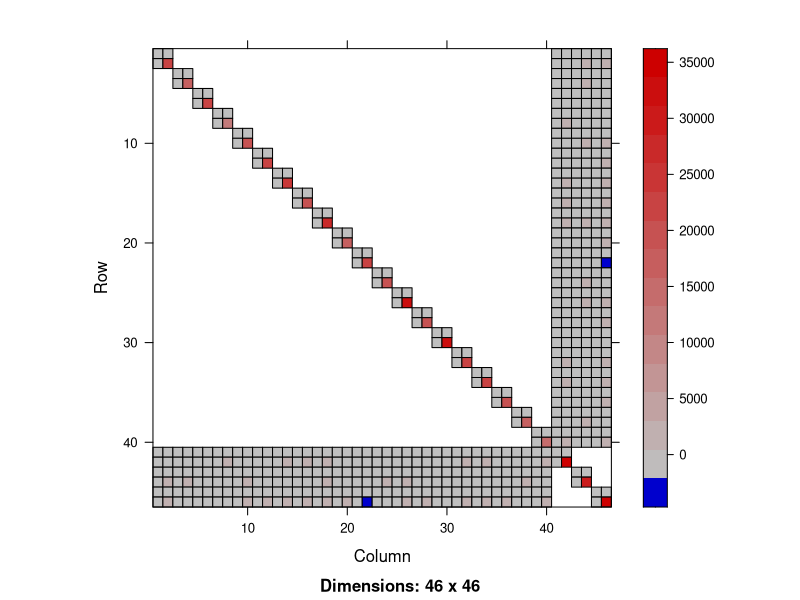

R code for this plot:
library(MASS)
library(Matrix)
library(lme4)

# Say 20 subs, 5 readings each
fS <- gl(20, 50)
JS <- t(as(fS, Class = "sparseMatrix"))
num_s <- 5

# Random intercept and random readings as RFX
XS <- cbind(1,20*rnorm(1000))

# Generate random effects matrix for subject factor
ZS <- t(KhatriRao(t(JS), t(XS)))

# Say 3 sites/groups, subjects randomly scanned at
fG <- as.factor(sample(c(1:3),1000,replace=TRUE))
JG <- t(as(fG, Class = "sparseMatrix"))

# Random intercept and random readings as RFX
XG <- cbind(1,10*rnorm(1000))
num_g <- 2

# Generate random effects matrix for group factor
ZG <- t(KhatriRao(t(JG), t(XG)))

# Construct RFX matrix
Z <- cbind(ZS, ZG)

# Image of Z'Z
image(t(Z)%*%Z)

# Image of Zi'Zi where Z1 is the first 10 rows of Z, 
# z2 is second and so on
#image(t(Z[1:10,])%*%Z[1:10,])
#image(t(Z[11:20,])%*%Z[11:20,])

# Fixed effects matrix
X <- cbind(1, rnorm(1000), rnorm(1000))

# Make RFX variance matrix

# function for positive definite matrix
# For subject rfx
p <- qr.Q(qr(matrix(rnorm(2^2), 2)))
cov_s <- crossprod(p, p*(2:1))

# For group rfx
p <- qr.Q(qr(matrix(rnorm(2^2), 2)))
cov_g <- crossprod(p, p*(2:1))

# Combine to get sparse block diag
sigma <- cov_s
for (i in c(2:20)){
  sigma <- bdiag(sigma, cov_s)
}
for (i in c(1:3)){
  sigma <- bdiag(sigma, cov_g)
}

# Generate b
b <- mvrnorm(n = 1, matrix(0L, nrow = dim(Z)[2], ncol = 1), sigma, tol = 1e-6, empirical = FALSE, EISPACK = FALSE)

# Generate beta
beta <- c(1:3)

# Generate response 
y <- X%*%beta + Z%*%b + rnorm(1000)

#------------------------------------------------------------------------------------------------
# Now to see if lmer can decipher this model
y <- as.matrix(y)

x1 <- as.matrix(X[,1])
x2 <- as.matrix(X[,2])
x3 <- as.matrix(X[,3])

z1 <- as.matrix(XS[,1])
z2 <- as.matrix(XS[,2])
z3 <- as.matrix(XG[,1])
z4 <- as.matrix(XG[,2])

m <- lmer(y ~ x2 + x3 + (z2|fS) + (z4|fG)) #Don't need intercepts in R - automatically assumed

# FFX estimates
fixef(m)
print(beta)

# RFX estimates
ranef(m)
print(t(matrix(b, 2, 23)))

# RFX variances
as.matrix(Matrix::bdiag(VarCorr(m)))
print(cov_s)
print(cov_g)

summary(m)

# 3 column format for Z
Z_3col<-as.data.frame(summary(Z))
